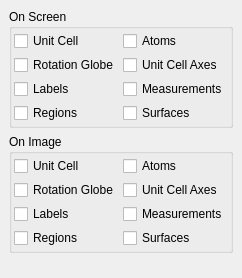
         <widget class="QWidget" name="SceneSubTab" >
          <attribute name="title" >
           <string>Scene</string>
          </attribute>
          <layout class="QVBoxLayout" >
           <property name="margin" >
            <number>9</number>
           </property>
           <property name="spacing" >
            <number>6</number>
           </property>
           <item>
            <widget class="QGroupBox" name="VisibilityGroup" >
             <property name="sizePolicy" >
              <sizepolicy>
               <hsizetype>5</hsizetype>
               <vsizetype>1</vsizetype>
               <horstretch>0</horstretch>
               <verstretch>0</verstretch>
              </sizepolicy>
             </property>
             <property name="title" >
              <string>On Screen</string>
             </property>
             <layout class="QGridLayout" >
              <property name="margin" >
               <number>2</number>
              </property>
              <property name="spacing" >
               <number>4</number>
              </property>
              <item row="2" column="1" >
               <widget class="QCheckBox" name="MeasurementsVisibleCheck" >
                <property name="text" >
                 <string>Measurements</string>
                </property>
               </widget>
              </item>
              <item row="1" column="0" >
               <widget class="QCheckBox" name="GlobeVisibleCheck" >
                <property name="text" >
                 <string>Rotation Globe</string>
                </property>
               </widget>
              </item>
              <item row="0" column="0" >
               <widget class="QCheckBox" name="CellVisibleCheck" >
                <property name="text" >
                 <string>Unit Cell</string>
                </property>
               </widget>
              </item>
              <item row="1" column="1" >
               <widget class="QCheckBox" name="AxesVisibleCheck" >
                <property name="text" >
                 <string>Unit Cell Axes</string>
                </property>
               </widget>
              </item>
              <item row="0" column="1" >
               <widget class="QCheckBox" name="AtomsVisibleCheck" >
                <property name="text" >
                 <string>Atoms</string>
                </property>
               </widget>
              </item>
              <item row="2" column="0" >
               <widget class="QCheckBox" name="LabelsVisibleCheck" >
                <property name="text" >
                 <string>Labels</string>
                </property>
               </widget>
              </item>
              <item row="3" column="0" >
               <widget class="QCheckBox" name="RegionsVisibleCheck" >
                <property name="text" >
                 <string>Regions</string>
                </property>
               </widget>
              </item>
              <item row="3" column="1" >
               <widget class="QCheckBox" name="SurfacesVisibleCheck" >
                <property name="text" >
                 <string>Surfaces</string>
                </property>
               </widget>
              </item>
             </layout>
            </widget>
           </item>
           <item>
            <widget class="QGroupBox" name="ImageVisibilityGroup" >
             <property name="sizePolicy" >
              <sizepolicy>
               <hsizetype>5</hsizetype>
               <vsizetype>1</vsizetype>
               <horstretch>0</horstretch>
               <verstretch>0</verstretch>
              </sizepolicy>
             </property>
             <property name="title" >
              <string>On Image</string>
             </property>
             <layout class="QGridLayout" >
              <property name="margin" >
               <number>2</number>
              </property>
              <property name="spacing" >
               <number>4</number>
              </property>
              <item row="3" column="0" >
               <widget class="QCheckBox" name="RegionsVisibleImageCheck" >
                <property name="text" >
                 <string>Regions</string>
                </property>
               </widget>
              </item>
              <item row="3" column="1" >
               <widget class="QCheckBox" name="SurfacesVisibleImageCheck" >
                <property name="text" >
                 <string>Surfaces</string>
                </property>
               </widget>
              </item>
              <item row="2" column="0" >
               <widget class="QCheckBox" name="LabelsVisibleImageCheck" >
                <property name="text" >
                 <string>Labels</string>
                </property>
               </widget>
              </item>
              <item row="0" column="1" >
               <widget class="QCheckBox" name="AtomsVisibleImageCheck" >
                <property name="text" >
                 <string>Atoms</string>
                </property>
               </widget>
              </item>
              <item row="1" column="1" >
               <widget class="QCheckBox" name="AxesVisibleImageCheck" >
                <property name="text" >
                 <string>Unit Cell Axes</string>
                </property>
               </widget>
              </item>
              <item row="0" column="0" >
               <widget class="QCheckBox" name="CellVisibleImageCheck" >
                <property name="text" >
                 <string>Unit Cell</string>
                </property>
               </widget>
              </item>
              <item row="1" column="0" >
               <widget class="QCheckBox" name="GlobeVisibleImageCheck" >
                <property name="text" >
                 <string>Rotation Globe</string>
                </property>
               </widget>
              </item>
              <item row="2" column="1" >
               <widget class="QCheckBox" name="MeasurementsVisibleImageCheck" >
                <property name="text" >
                 <string>Measurements</string>
                </property>
               </widget>
              </item>
             </layout>
            </widget>
           </item>
           <item>
            <spacer>
             <property name="orientation" >
              <enum>Qt::Vertical</enum>
             </property>
             <property name="sizeHint" >
              <size>
               <width>20</width>
               <height>16</height>
              </size>
             </property>
            </spacer>
           </item>
          </layout>
         </widget>
